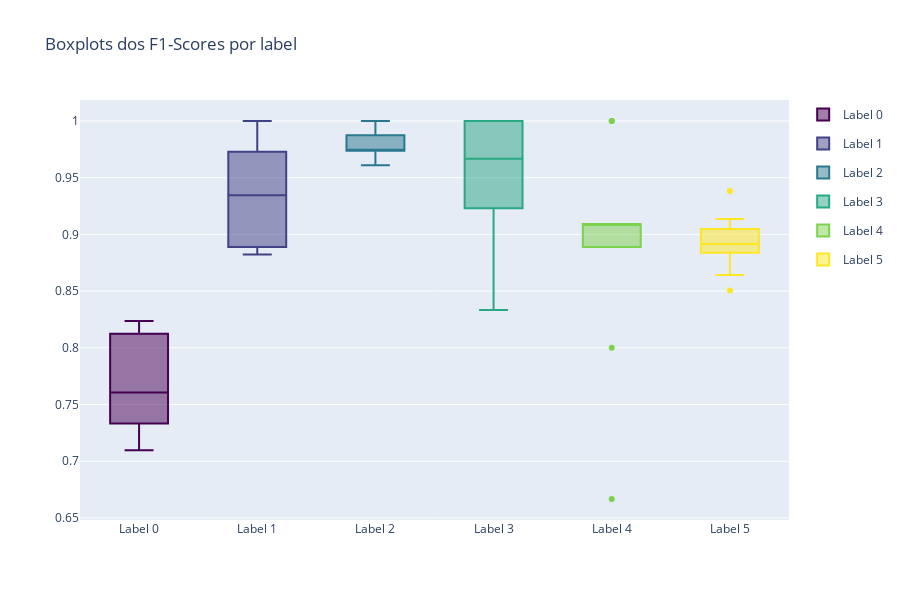

The notebook cell saved with this chart:
### Code cell
forest_f1 = forest_res['f1-scores']

plot_label_metrics(forest_f1, 'f1-scores')

### Figure 1 — Plotly figure (JSON) as saved in the notebook; plotly's stock layout.template omitted (floating-point values rounded to 4 significant figures)
{"data": [{"legendgroup": "0", "marker": {"color": "rgb(68, 1, 84)"}, "name": "Label 0", "type": "box", "y": [0.7879, 0.7333, 0.7097, 0.7333, 0.8125, 0.7222, 0.7333, 0.8125, 0.8235, 0.8148]}, {"legendgroup": "1", "marker": {"color": "rgb(64, 66, 134)"}, "name": "Label 1", "type": "box", "y": [0.9189, 0.8889, 1, 0.8947, 0.8824, 0.973, 0.95, 0.973, 0.8824, 0.973]}, {"legendgroup": "2", "marker": {"color": "rgb(42, 120, 142)"}, "name": "Label 2", "type": "box", "y": [0.9744, 0.9737, 0.9873, 0.961, 1, 0.9744, 1, 0.9873, 0.963, 0.975]}, {"legendgroup": "3", "marker": {"color": "rgb(40, 168, 131)"}, "name": "Label 3", "type": "box", "y": [1, 0.9231, 1, 0.8333, 1, 0.9231, 1, 0.875, 1, 0.9333]}, {"legendgroup": "4", "marker": {"color": "rgb(124, 209, 79)"}, "name": "Label 4", "type": "box", "y": [0.8889, 1, 0.9091, 0.9091, 0.9091, 0.6667, 0.9091, 1, 0.8, 0.8889]}, {"legendgroup": "5", "marker": {"color": "rgb(253, 231, 37)"}, "name": "Label 5", "type": "box", "y": [0.9383, 0.8506, 0.8889, 0.8837, 0.8941, 0.8642, 0.9136, 0.9, 0.8861, 0.9048]}], "layout": {"height": 600, "title": {"text": "Boxplots dos F1-Scores por label"}}}
